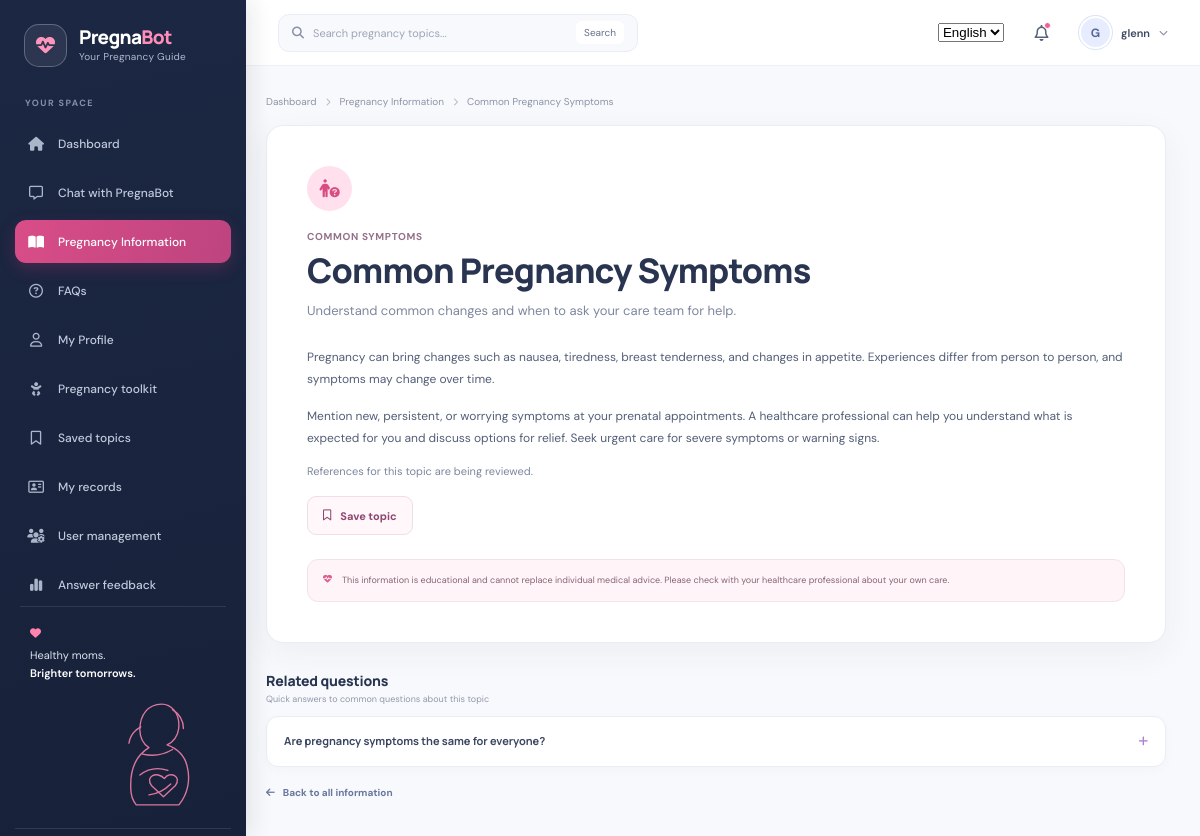
The app's page /pregnancy-info/common-pregnancy-symptoms/ (signed in) with its own data.
### apps/core/models.py (models this page shows, shortened)
class PregnancyTopic(models.Model):
    class Category(models.TextChoices):
        SYMPTOMS = "symptoms", _("Common Symptoms")
        NUTRITION = "nutrition", _("Nutrition & Healthy Practices")
        PRENATAL = "prenatal", _("Prenatal Care")
        DEVELOPMENT = "development", _("Stages & Fetal Development")
        CONCERNS = "concerns", _("Common Concerns")
        WARNING_SIGNS = "warning-signs", _("Warning Signs")
    title = models.CharField(max_length=160)
    slug = models.SlugField(max_length=180, unique=True)
    category = models.CharField(max_length=32, choices=Category.choices)
    description = models.CharField(max_length=280)
    content = models.TextField()
    icon = models.CharField(max_length=48, default="fa-heart")
    position = models.PositiveSmallIntegerField(default=0)
    is_published = models.BooleanField(default=True)
    source_name = models.CharField(max_length=120, blank=True)
    source_url = models.URLField(blank=True)
    created_at = models.DateTimeField(auto_now_add=True)
    updated_at = models.DateTimeField(auto_now=True)
    class Meta:
        ordering = ["position", "title"]

class FAQ(models.Model):
    question = models.CharField(max_length=280)
    answer = models.TextField()
    topic = models.ForeignKey(
        PregnancyTopic,
        related_name="faqs",
        on_delete=models.SET_NULL,
        null=True,
        blank=True,
    )
    position = models.PositiveSmallIntegerField(default=0)
    is_published = models.BooleanField(default=True)
    source_name = models.CharField(max_length=120, blank=True)
    source_url = models.URLField(blank=True)
    class Meta:
        ordering = ["position", "question"]
        verbose_name = "FAQ"
        verbose_name_plural = "FAQs"

### apps/core/content.py (the view)
# urls.py: path("pregnancy-info/<slug:slug>/", content.topic_detail, name="topic_detail"),
@login_required(login_url="login")
def topic_detail(request, slug):
    topic = get_object_or_404(
        PregnancyTopic.objects.filter(is_published=True),
        slug=slug,
    )
    return render(
        request,
        "pregnancy/topic_detail.html",
        {
            "topic": topic,
            "faqs": topic.faqs.filter(is_published=True),
        },
    )

### templates/pregnancy/topic_detail.html (shortened to what this page needs)
{% extends "pregnancy/base.html" %}
{% block content %}
<div class="breadcrumbs"><a href="{% url 'dashboard' %}">Dashboard</a><i class="fa-solid fa-chevron-right" aria-hidden="true"></i><a href="{% url 'pregnancy_information' %}">Pregnancy Information</a><i class="fa-solid fa-chevron-right" aria-hidden="true"></i><span>{{ topic.title }}</span></div>
<article class="article-card">
  <span class="topic-icon topic-rose"><i class="fa-solid {{ topic.icon }}" aria-hidden="true"></i></span>
  <span class="eyebrow">{{ topic.get_category_display }}</span>
  <h1>{{ topic.title }}</h1>
  <p class="article-summary">{{ topic.description }}</p>
  <div class="article-body">{{ topic.content|linebreaks }}</div>
  {% if topic.source_name %}
  <p class="source-note">Source: {% if topic.source_url %}<a href="{{ topic.source_url }}" target="_blank" rel="noopener noreferrer">{{ topic.source_name }}</a>{% else %}{{ topic.source_name }}{% endif %}</p>
  {% else %}<p class="source-note">References for this topic are being reviewed.</p>{% endif %}
  <form method="post" action="{% url 'bookmark_toggle' topic.pk %}" class="bookmark-form">
    <button class="button button-soft" type="submit"><i class="fa-regular fa-bookmark" aria-hidden="true"></i> Save topic</button>
  </form>
  <div class="medical-note"><i class="fa-solid fa-heart-pulse" aria-hidden="true"></i><span>This information is educational and cannot replace individual medical advice. Please check with your healthcare professional about your own care.</span></div>
</article>
{% if faqs %}
<section class="article-faqs">
  <div class="section-heading"><div><h2>Related questions</h2><p>Quick answers to common questions about this topic</p></div></div>
  {% for faq in faqs %}
  <details class="faq-item"><summary>{{ faq.question }}<i class="fa-solid fa-plus" aria-hidden="true"></i></summary><div>{{ faq.answer|linebreaks }}</div></details>
  {% endfor %}
</section>
{% endif %}
<a class="back-link" href="{% url 'pregnancy_information' %}"><i class="fa-solid fa-arrow-left" aria-hidden="true"></i> Back to all information</a>
{% endblock %}

### templates/pregnancy/base.html (shortened to what this page needs)
{% load static i18n %}
<!doctype html>
<html lang="{{ LANGUAGE_CODE }}">
<head>
  <link rel="stylesheet" href="https://cdnjs.cloudflare.com/ajax/libs/font-awesome/6.5.1/css/all.min.css">
  <link rel="stylesheet" href="{% static 'css/pregnabot.css' %}">
</head>
<body>
  <div class="app-shell">
    <aside class="sidebar" id="app-sidebar" aria-label="Main navigation">
      <a class="brand" href="{% url 'dashboard' %}">
        <span class="brand-mark"><i class="fa-solid fa-heart-pulse" aria-hidden="true"></i></span>
        <span class="brand-copy"><strong>Pregna<span>Bot</span></strong><small>Your Pregnancy Guide</small></span>
      </a>
      <nav class="side-nav">
        <span class="nav-caption">{% trans "YOUR SPACE" %}</span>
        <a class="side-link {% if request.resolver_match.url_name == 'dashboard' %}is-active{% endif %}" href="{% url 'dashboard' %}">
          <i class="fa-solid fa-house" aria-hidden="true"></i><span>{% trans "Dashboard" %}</span>
        </a>
        <a class="side-link {% if request.resolver_match.url_name == 'chatbot' or request.resolver_match.url_name == 'chat_conversation' %}is-active{% endif %}" href="{% url 'chatbot' %}">
          <i class="fa-regular fa-message" aria-hidden="true"></i><span>{% trans "Chat with PregnaBot" %}</span>
        </a>
        <a class="side-link {% if request.resolver_match.url_name == 'pregnancy_information' or request.resolver_match.url_name == 'topic_detail' %}is-active{% endif %}" href="{% url 'pregnancy_information' %}">
          <i class="fa-solid fa-book-open" aria-hidden="true"></i><span>{% trans "Pregnancy Information" %}</span>
        </a>
        <a class="side-link {% if request.resolver_match.url_name == 'faq_list' %}is-active{% endif %}" href="{% url 'faq_list' %}">
          <i class="fa-regular fa-circle-question" aria-hidden="true"></i><span>{% trans "FAQs" %}</span>
        </a>
        <a class="side-link {% if request.resolver_match.url_name == 'profile' %}is-active{% endif %}" href="{% url 'profile' %}">
          <i class="fa-regular fa-user" aria-hidden="true"></i><span>{% trans "My Profile" %}</span>
        </a>
        <a class="side-link {% if request.resolver_match.url_name == 'pregnancy_profile' %}is-active{% endif %}" href="{% url 'pregnancy_profile' %}">
          <i class="fa-solid fa-baby" aria-hidden="true"></i><span>{% trans "Pregnancy toolkit" %}</span>
        </a>
        <a class="side-link {% if request.resolver_match.url_name == 'bookmarks' %}is-active{% endif %}" href="{% url 'bookmarks' %}">
          <i class="fa-regular fa-bookmark" aria-hidden="true"></i><span>{% trans "Saved topics" %}</span>
        </a>
        <a class="side-link {% if request.resolver_match.url_name == 'info_list' %}is-active{% endif %}" href="{% url 'info:info_list' %}">
          <i class="fa-regular fa-address-card" aria-hidden="true"></i><span>{% trans "My records" %}</span>
        </a>
        {% if request.user.is_superuser %}
        <a class="side-link {% if request.resolver_match.url_name == 'user_list' %}is-active{% endif %}" href="{% url 'users:user_list' %}">
          <i class="fa-solid fa-users-gear" aria-hidden="true"></i><span>{% trans "User management" %}</span>
        </a>
        <a class="side-link {% if request.resolver_match.url_name == 'feedback_analytics' %}is-active{% endif %}" href="{% url 'feedback_analytics' %}">
          <i class="fa-solid fa-chart-simple" aria-hidden="true"></i><span>{% trans "Answer feedback" %}</span>
        </a>
        {% endif %}
      </nav>
      <div class="sidebar-bottom">
        <div class="sidebar-note">
          <span class="sidebar-note-heart"><i class="fa-solid fa-heart" aria-hidden="true"></i></span>
          <p>Healthy moms.<br><strong>Brighter tomorrows.</strong></p>
        </div>
        <form method="post" action="{% url 'logout' %}">
          <button class="side-link logout-link" type="submit">
          </button>
        </form>
      </div>
    </aside>
    <main class="main-area">
      <header class="topbar">
        <form class="global-search" action="{% url 'pregnancy_information' %}" method="get" role="search">
          <i class="fa-solid fa-magnifying-glass" aria-hidden="true"></i>
          <input type="search" name="q" value="{{ request.GET.q|default:'' }}" placeholder="{% trans 'Search pregnancy topics...' %}" aria-label="{% trans 'Search pregnancy information' %}">
          <button type="submit">{% trans "Search" %}</button>
        </form>
        <div class="topbar-right">
          <form method="post" action="{% url 'set_language' %}" class="language-switch">
            <select id="language-select" name="language" onchange="this.form.submit()" aria-label="{% trans 'Choose language' %}">
              <option value="en" {% if LANGUAGE_CODE == 'en' or LANGUAGE_CODE == 'en-us' %}selected{% endif %}>English</option>
            </select>
          </form>
          <a class="notification-button" href="{% url 'faq_list' %}" aria-label="Browse helpful answers" title="Browse helpful answers">
            <i class="fa-regular fa-bell" aria-hidden="true"></i><span></span>
          </a>
          <details class="account-menu">
            <summary aria-label="Open account menu">
              <span class="avatar">{{ request.user.first_name|first|default:request.user.username|first|upper }}</span>
              <span class="account-name">{{ display_name|default:request.user.get_full_name|default:request.user.username }}</span>
              <i class="fa-solid fa-chevron-down account-chevron" aria-hidden="true"></i>
            </summary>
          </details>
        </div>
      </header>
      <div class="page-content">
        {% block content %}{% endblock %}
      </div>
    </main>
  </div>
</body>
</html>

### records on screen
PregnancyTopic: title "Common Pregnancy Symptoms", category "COMMON SYMPTOMS", description "Understand common changes and when to ask your care team for help.", content "Pregnancy can bring changes such as nausea, tiredness, breast tenderness, and changes in appetite. Experiences differ from person to person, and symptoms may change over time. Mention new, persistent, or worrying symptoms at your prenatal appointments. A healthcare professional can help you understand what is expected for you and discuss options for relief. Seek urgent care for severe symptoms or warning signs."
FAQ: question "Are pregnancy symptoms the same for everyone?"
